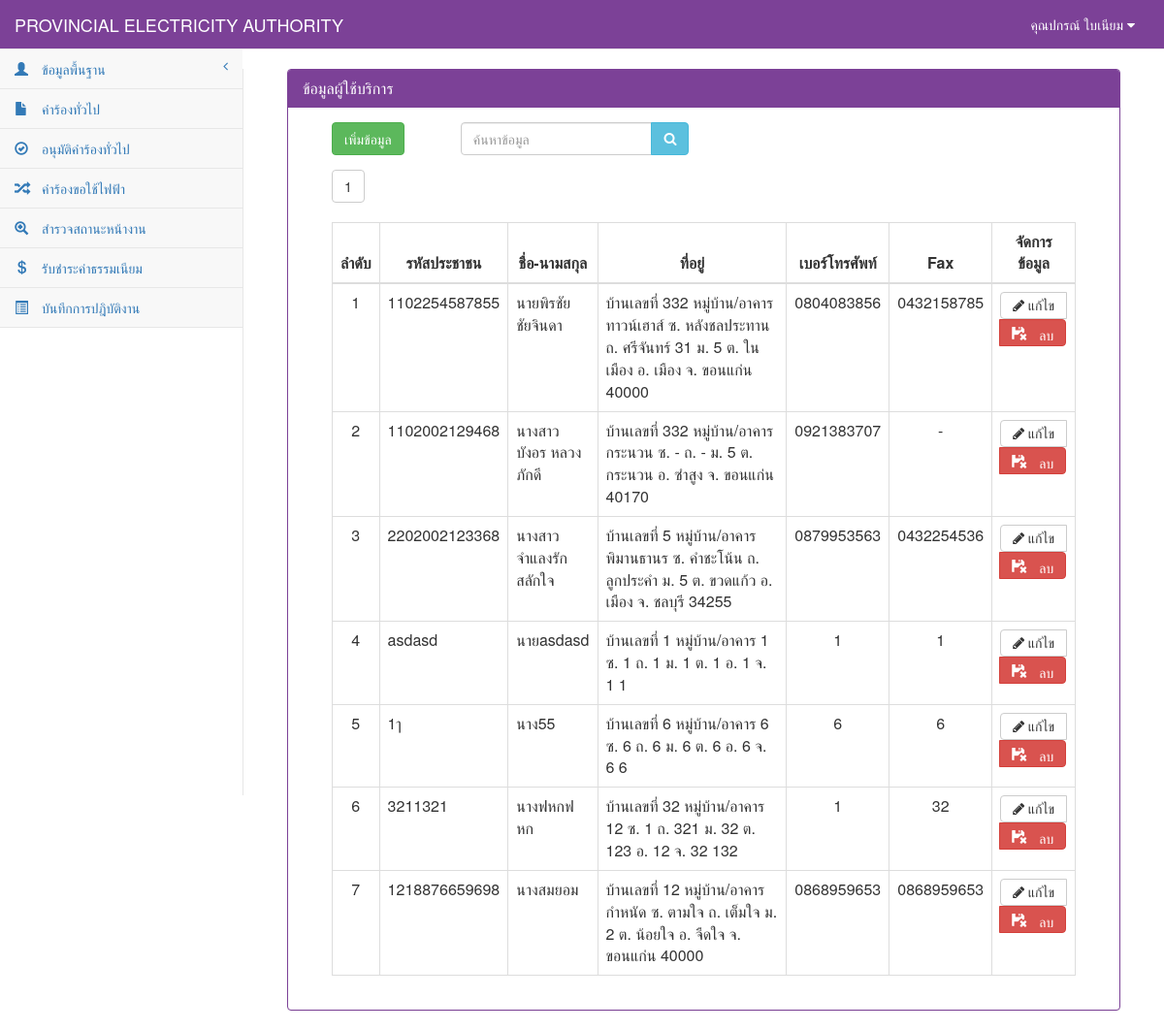
Page /customer_show.php (signed in) on the earlier database version.
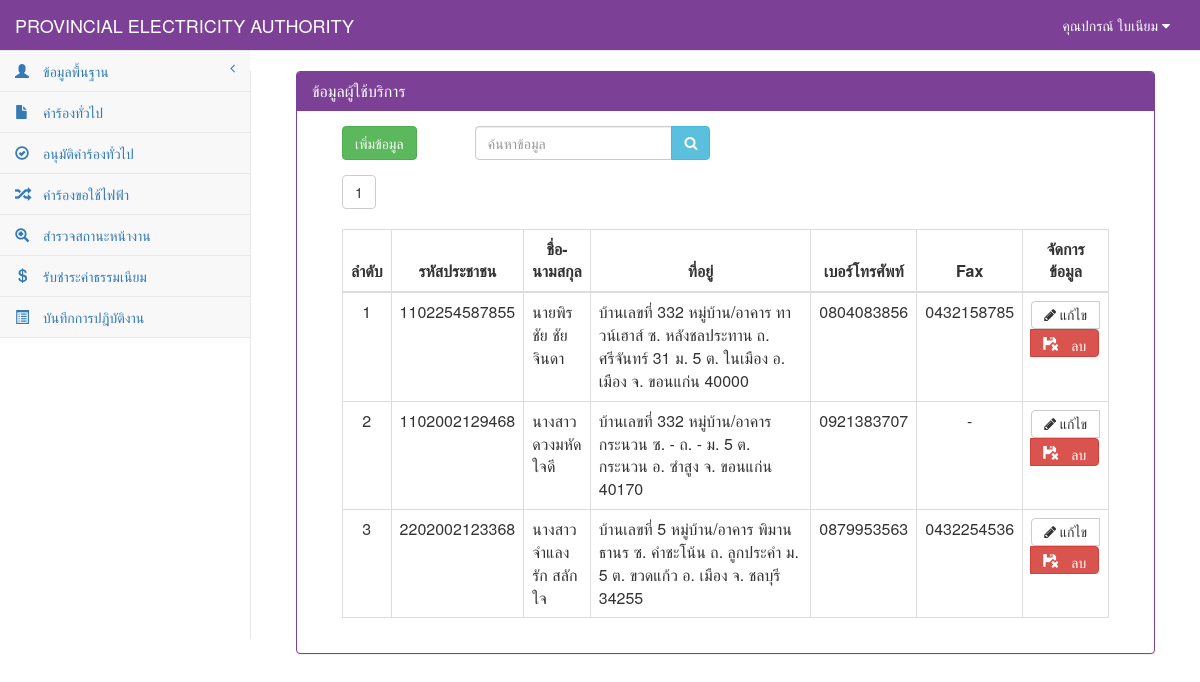
Same page on the later database version.
### tables this page shows
CREATE TABLE `tb_customer` (
  `cus_id` char(13) NOT NULL,
  `cus_first` varchar(50) NOT NULL,
  `cus_name` varchar(50) NOT NULL,
  `cus_type` varchar(30) NOT NULL,
  `cus_code` char(9) NOT NULL,
  `cus_tax` char(13) NOT NULL,
  `cus_homeid` varchar(20) NOT NULL,
  `cus_number` varchar(20) NOT NULL,
  `cus_village` varchar(20) NOT NULL,
  `cus_room` varchar(10) NOT NULL,
  `cus_floor` varchar(5) NOT NULL,
  `cus_alley` varchar(50) NOT NULL,
  `cus_alleyway` varchar(50) NOT NULL,
  `cus_road` varchar(50) NOT NULL,
  `cus_vilno` varchar(2) NOT NULL,
  `cus_district` varchar(30) NOT NULL,
  `cus_canton` varchar(30) NOT NULL,
  `cus_province` varchar(30) NOT NULL,
  `cus_post` varchar(10) NOT NULL,
  `cus_tel` char(10) NOT NULL,
  `cus_fax` char(10) NOT NULL,
  `cus_email` varchar(30) NOT NULL,
  PRIMARY KEY  (`cus_id`)
);

### connect_db.php (called while the page is built, shortened)
<?php
$dbname="pea";
$limit=10;
?>

### customer_show.php (the view, shortened to what the changed rows need)
<?php
include "connect_db.php";
?>
<!DOCTYPE html>
<html>
<head>
    <link href="vendor/bootstrap/css/bootstrap.css" rel="stylesheet">
    <link href="vendor/metisMenu/metisMenu.css" rel="stylesheet">
    <link href="dist/css/sb-admin-2.css" rel="stylesheet">
    <link href="vendor/font-awesome/css/font-awesome.css" rel="stylesheet" type="text/css">
</head>
<body>
    <div id="page-wrapper">
        <div class="col-sm-12 ">
            <div class="panel panel-primary">
                <div class="panel-heading">
                    <h2 class="panel-title">ข้อมูลผู้ใช้บริการ</h2>
                </div>
            <div class="panel-body">
            <div class="col-sm-12">
            <div class="col-sm-12">
                <div class="table-responsive">
                    <?php
                        $sql_all_rows="select * from tb_customer order by cus_id";
                        $result_all_rows=mysql_db_query($dbname,$sql_all_rows);
                        $rows=mysql_num_rows($result_all_rows);
                        $total_page=ceil($rows/$limit);
                        if($_GET[start]==""){ $start="1"; }else{ $start=$_GET[start]; }
                    ?>
                    <?php
                    for($i=1;$i<=$total_page;$i++){
                            if($start==$i){
                                    echo "<a href='customer_show.php?start=".$i."&limit=".$limit."'><button class='btn btn-default '>".$i."</button></a>&nbsp;";
                            }else{
                                    echo "<a href='customer_show.php?start=".$i."&limit=".$limit."' c><button class='btn btn-default active'>".$i."</button></a>&nbsp;";
                            }
                    }
                    ?> <br><br>
                    <table width="100%" class="table table-bordered table-hover">
                        <thead>
                            <tr>
                                <th class=" text-center" >ลำดับ</th>
                                <th class=" text-center" >รหัสประชาชน</th>
                                <th class=" text-center" >ชื่อ-นามสกุล</th>
                                <th class=" text-center" >ที่อยู่</th>
                                <th class=" text-center" >เบอร์โทรศัพท์</th>
                                <th class=" text-center" >Fax</th>
                                <th class=" text-center">จัดการข้อมูล</th>
                            </tr>
                        </thead>
                            <tbody>
                            <?php
                                $n=0;
                                if($_GET[start]=="" || $_GET[start]=="1"){
                                        $page="0";
                                }else{
                                        $page=($_GET[start]-1)*$limit;
                                }
                                $sql="select * from tb_customer where cus_id like '%".$_POST[search]."%' or cus_name like '%".$_POST[search]."%'  limit $page,$limit ";
                                $result=mysql_db_query($dbname,$sql);
                                    if(mysql_num_rows($result)>0){
                                        while($array=mysql_fetch_array($result)){
                                            $n++;
                                            if($array[cus_first]==0){
                                                $first="นาย";
                                            }elseif($array[cus_first]==1){
                                                $first="นาง";
                                            }else{
                                               $first="นางสาว";
                                            }
                            ?>
                                    <tr>
                                        <td class="text-center"><?=$n?></td>
                                            <td><?=$array[cus_id]?></td>
                                            <td><?=$first?><?=$array[cus_name]?></td>
                                            <td width="300px">บ้านเลขที่ <?=$array[cus_number]?> หมู่บ้าน/อาคาร <?=$array[cus_village]?> ซ. <?=$array[cus_alleyway]?> ถ. <?=$array[cus_road]?> ม. <?=$array[cus_vilno]?> ต. <?=$array[cus_district]?> อ. <?=$array[cus_canton]?> จ. <?=$array[cus_province]?> <?=$array[cus_post]?>
                                            </td>
                                            <td class="text-center"><?=$array[cus_tel]?></td>
                                            <td class="text-center"><?=$array[cus_fax]?></td>
                                            <td align="center">
                                                <div class="btn-group">
                                                    <a class="btn btn-default" href="customer_add.php?id=<?=$array[cus_id]?>&mode=edit" title="แก้ไข"><i class="fa fa-pencil"> แก้ไข</i></a>
                                                    <a class="btn btn-danger" onclick="return confirm('คุณต้องการลบข้อมูลนี้ ?')" href="customer_save.php?id=<?=$array[cus_id]?>&mode=del" ><span class="glyphicon glyphicon-floppy-remove"> ลบ</span></a>
                                                </div>
                                            </td>
                                    </tr>
                                    <?php
                                                    }
                                            }else{
                                    ?>
                                    <tr><td colspan="6" align="center">ไม่พบข้อมูล</td></tr>
                                    <?
                                            }
                                    ?>
                            </tbody>
                    </table>
                </div>
            </div>
        </div>
        </div>
        </div>
    </div>
</div>
</body>
</html>

Differences in the rows shown:
removed tb_customer: cus_id "asdasd", cus_first "นาย", cus_name "asdasd", cus_number "1", cus_village "1", cus_alleyway "1", cus_road "1", cus_vilno "1", cus_district "1", cus_canton "1", cus_province "1", cus_post "1", cus_tel "1", cus_fax "1"
removed tb_customer: cus_id "1ๅ", cus_first "นาง", cus_name "55", cus_number "6", cus_village "6", cus_alleyway "6", cus_road "6", cus_vilno "6", cus_district "6", cus_canton "6", cus_province "6", cus_post "6", cus_tel "6", cus_fax "6"
removed tb_customer: cus_id "3211321", cus_first "นาง", cus_name "ฟหกฟหก", cus_number "32", cus_village "12", cus_alleyway "1", cus_road "321", cus_vilno "32", cus_district "123", cus_canton "12", cus_province "32", cus_post "132", cus_tel "1", cus_fax "32"
removed tb_customer: cus_id "1218876659698", cus_first "นาง", cus_name "สมยอม", cus_number "12", cus_village "กำหนัด", cus_alleyway "ตามใจ", cus_road "เต็มใจ", cus_vilno "2", cus_district "น้อยใจ", cus_canton "จืดใจ", cus_province "ขอนแก่น", cus_post "40000", cus_tel "0868959653", cus_fax "0868959653"
changed tb_customer "กระนวน": cus_name "บังอร หลวงภักดี" → "ดวงมหัด ใจดี"
